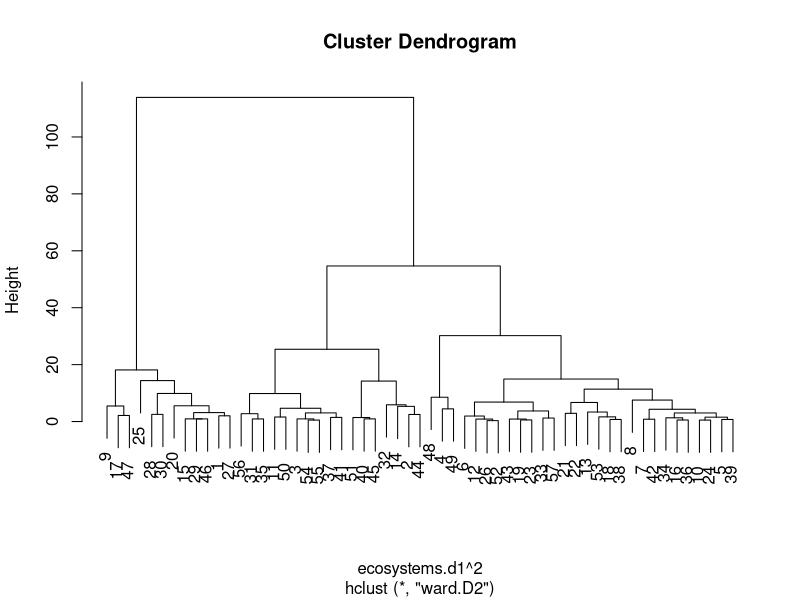
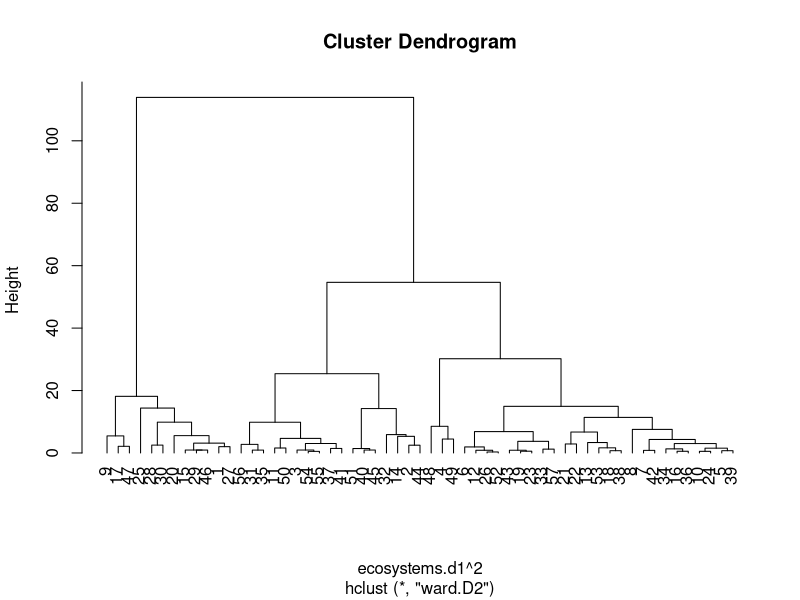

These charts were generated, in order, by the following R code: (Note: this script raises an error after producing the figures.)
ecosystems <-read.table("./2nda_parte/ecosystems.txt",sep="\t",header=TRUE)
cor(ecosystems)

# Comentario del profe: Podemos hacer todos los metodos mas robustos ante outliers, usamos la mediana como estimador de
# E(x) para calcular matriz de covarianzas.
# Le pregunte al profe si esta era una buena aproximacion cuando las variables no siguen normales

# Para decidir si maha o euclidea tenemos que saber si la intencion es tener en cuenta 3 veces las variables de
# Contaminacion organica

ecosystems.scale <- scale(ecosystems)

ecosystems.d1 <- dist(ecosystems.scale, method = "euclidean")

#clustering
require(cluster)
clusterW<-hclust(ecosystems.d1^2, method="ward.D2")

plot(clusterW)

#Agglomerateive clustering, UPGMA
plot(clusterW, hang=-1)#, labels = colnames(ecosystems))


#KMeans
result.km.2 = kmeans(countries2, centers=2, nstart=1000)
names(result.km.2)
result.km.2$size
result.km.2$centers
result.km.2$cluster
result.km.2$totss # The total error sum of squares (TESS)
result.km.2$tot.withinss # The total error sum of squares within groups